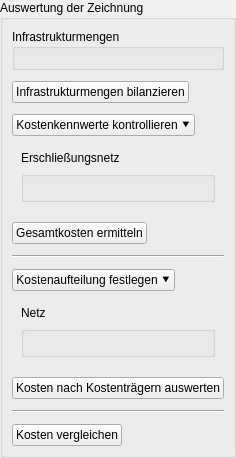
         <widget class="QgsCollapsibleGroupBox" name="evaluation_groupbox">
          <property name="title">
           <string>Auswertung der Zeichnung</string>
          </property>
          <property name="alignment">
           <set>Qt::AlignLeading|Qt::AlignLeft|Qt::AlignTop</set>
          </property>
          <property name="collapsed">
           <bool>true</bool>
          </property>
          <layout class="QVBoxLayout" name="verticalLayout_5">
           <property name="spacing">
            <number>6</number>
           </property>
           <property name="leftMargin">
            <number>9</number>
           </property>
           <property name="topMargin">
            <number>9</number>
           </property>
           <property name="rightMargin">
            <number>9</number>
           </property>
           <property name="bottomMargin">
            <number>9</number>
           </property>
           <item>
            <widget class="QGroupBox" name="mengen_params_group">
             <property name="title">
              <string>Infrastrukturmengen</string>
             </property>
             <layout class="QVBoxLayout" name="verticalLayout_7"/>
            </widget>
           </item>
           <item>
            <spacer name="verticalSpacer_7">
             <property name="orientation">
              <enum>Qt::Vertical</enum>
             </property>
             <property name="sizeType">
              <enum>QSizePolicy::Fixed</enum>
             </property>
             <property name="sizeHint" stdset="0">
              <size>
               <width>20</width>
               <height>5</height>
              </size>
             </property>
            </spacer>
           </item>
           <item>
            <widget class="QPushButton" name="infrastrukturmengen_button">
             <property name="sizePolicy">
              <sizepolicy hsizetype="Fixed" vsizetype="Fixed">
               <horstretch>0</horstretch>
               <verstretch>0</verstretch>
              </sizepolicy>
             </property>
             <property name="toolTip">
              <string>&lt;p&gt;&lt;span style=&quot; font-weight:600;&quot;&gt;Infrastrukturmengen bilanzieren&lt;/span&gt;&lt;/p&gt;&lt;p&gt;Länge der Erschließungsnetze sowie Gesamtkosten der punktuellen Maßnahmen aufsummieren und in zwei Diagrammen anzeigen lassen.&lt;/p&gt;</string>
             </property>
             <property name="text">
              <string>Infrastrukturmengen bilanzieren</string>
             </property>
             <property name="icon">
              <iconset>
               <normaloff>../images/iconset_mob/20190619_iconset_mob_calculate_values_1.png</normaloff>../images/iconset_mob/20190619_iconset_mob_calculate_values_1.png</iconset>
             </property>
            </widget>
           </item>
           <item>
            <spacer name="verticalSpacer_3">
             <property name="orientation">
              <enum>Qt::Vertical</enum>
             </property>
             <property name="sizeType">
              <enum>QSizePolicy::Fixed</enum>
             </property>
             <property name="sizeHint" stdset="0">
              <size>
               <width>20</width>
               <height>5</height>
              </size>
             </property>
            </spacer>
           </item>
           <item>
            <widget class="QPushButton" name="kostenkennwerte_button">
             <property name="sizePolicy">
              <sizepolicy hsizetype="Fixed" vsizetype="Fixed">
               <horstretch>0</horstretch>
               <verstretch>0</verstretch>
              </sizepolicy>
             </property>
             <property name="toolTip">
              <string>&lt;html&gt;&lt;head/&gt;&lt;body&gt;&lt;p&gt;&lt;span style=&quot; font-weight:600;&quot;&gt;Kostenkennwerte kontrollieren&lt;/span&gt;&lt;/p&gt;&lt;p&gt;Kostensätze pro laufendem Meter für die einzelnen Erschließungsnetze ansehen und bei Bedarf anpassen (nicht relevant für punktuelle Maßnahmen).&lt;/p&gt;&lt;/body&gt;&lt;/html&gt;</string>
             </property>
             <property name="layoutDirection">
              <enum>Qt::LeftToRight</enum>
             </property>
             <property name="text">
              <string>Kostenkennwerte kontrollieren ⯆</string>
             </property>
             <property name="icon">
              <iconset>
               <normaloff>../images/iconset_mob/20190619_iconset_mob_specify_2.png</normaloff>../images/iconset_mob/20190619_iconset_mob_specify_2.png</iconset>
             </property>
             <property name="checkable">
              <bool>true</bool>
             </property>
             <property name="flat">
              <bool>false</bool>
             </property>
            </widget>
           </item>
           <item>
            <widget class="QWidget" name="kostenkennwerte_widget" native="true">
             <property name="layoutDirection">
              <enum>Qt::LeftToRight</enum>
             </property>
             <layout class="QVBoxLayout" name="verticalLayout_11">
              <item>
               <widget class="QLabel" name="label_8">
                <property name="text">
                 <string>Erschließungsnetz</string>
                </property>
               </widget>
              </item>
              <item>
               <layout class="QGridLayout" name="kostenkennwerte_radio_grid"/>
              </item>
              <item>
               <widget class="QGroupBox" name="kostenkennwerte_params_group">
                <property name="title">
                 <string/>
                </property>
                <layout class="QVBoxLayout" name="verticalLayout_12"/>
               </widget>
              </item>
             </layout>
            </widget>
           </item>
           <item>
            <spacer name="verticalSpacer_5">
             <property name="orientation">
              <enum>Qt::Vertical</enum>
             </property>
             <property name="sizeType">
              <enum>QSizePolicy::Fixed</enum>
             </property>
             <property name="sizeHint" stdset="0">
              <size>
               <width>20</width>
               <height>5</height>
              </size>
             </property>
            </spacer>
           </item>
           <item>
            <widget class="QPushButton" name="gesamtkosten_button">
             <property name="sizePolicy">
              <sizepolicy hsizetype="Fixed" vsizetype="Fixed">
               <horstretch>0</horstretch>
               <verstretch>0</verstretch>
              </sizepolicy>
             </property>
             <property name="toolTip">
              <string>&lt;html&gt;&lt;head/&gt;&lt;body&gt;&lt;p&gt;&lt;span style=&quot; font-weight:600;&quot;&gt;Gesamtkosten ermitteln&lt;/span&gt;&lt;/p&gt;&lt;p&gt;Aus der Verknüpfung der Infrastrukturmengen (Netzabschnitte und punktuelle Maßnahmen) und der Kostenkennwerte die Gesamtkosten der Erschließung schätzen (noch ohne Aufteilung auf Kostenträger).&lt;/p&gt;&lt;/body&gt;&lt;/html&gt;</string>
             </property>
             <property name="text">
              <string>Gesamtkosten ermitteln</string>
             </property>
             <property name="icon">
              <iconset>
               <normaloff>../images/iconset_mob/20190619_iconset_mob_calculate_1.png</normaloff>../images/iconset_mob/20190619_iconset_mob_calculate_1.png</iconset>
             </property>
            </widget>
           </item>
           <item>
            <spacer name="verticalSpacer_9">
             <property name="orientation">
              <enum>Qt::Vertical</enum>
             </property>
             <property name="sizeType">
              <enum>QSizePolicy::Fixed</enum>
             </property>
             <property name="sizeHint" stdset="0">
              <size>
               <width>20</width>
               <height>5</height>
              </size>
             </property>
            </spacer>
           </item>
           <item>
            <widget class="Line" name="line">
             <property name="frameShadow">
              <enum>QFrame::Sunken</enum>
             </property>
             <property name="orientation">
              <enum>Qt::Horizontal</enum>
             </property>
            </widget>
           </item>
           <item>
            <spacer name="verticalSpacer_8">
             <property name="orientation">
              <enum>Qt::Vertical</enum>
             </property>
             <property name="sizeType">
              <enum>QSizePolicy::Fixed</enum>
             </property>
             <property name="sizeHint" stdset="0">
              <size>
               <width>20</width>
               <height>5</height>
              </size>
             </property>
            </spacer>
           </item>
           <item>
            <widget class="QPushButton" name="kostenaufteilung_button">
             <property name="sizePolicy">
              <sizepolicy hsizetype="Fixed" vsizetype="Fixed">
               <horstretch>0</horstretch>
               <verstretch>0</verstretch>
              </sizepolicy>
             </property>
             <property name="toolTip">
              <string>&lt;html&gt;&lt;head/&gt;&lt;body&gt;&lt;p&gt;&lt;span style=&quot; font-weight:600;&quot;&gt;Kostenaufteilung festlegen&lt;/span&gt;&lt;/p&gt;&lt;p&gt;Festlegen, welcher Kostenträger in welcher Kostenphase welchen Anteil der Kosten welches Erschließungsnetzes zu tragen hat.&lt;/p&gt;&lt;/body&gt;&lt;/html&gt;</string>
             </property>
             <property name="layoutDirection">
              <enum>Qt::LeftToRight</enum>
             </property>
             <property name="autoFillBackground">
              <bool>false</bool>
             </property>
             <property name="text">
              <string>Kostenaufteilung festlegen ⯆</string>
             </property>
             <property name="icon">
              <iconset>
               <normaloff>../images/iconset_mob/20190619_iconset_mob_specify_diagram_1.png</normaloff>../images/iconset_mob/20190619_iconset_mob_specify_diagram_1.png</iconset>
             </property>
             <property name="checkable">
              <bool>true</bool>
             </property>
             <property name="flat">
              <bool>false</bool>
             </property>
            </widget>
           </item>
           <item>
            <widget class="QWidget" name="kostenaufteilung_widget" native="true">
             <layout class="QVBoxLayout" name="verticalLayout_3">
              <item>
               <widget class="QLabel" name="label_6">
                <property name="text">
                 <string>Netz</string>
                </property>
               </widget>
              </item>
              <item>
               <layout class="QGridLayout" name="kostenaufteilung_radio_grid"/>
              </item>
              <item>
               <widget class="QGroupBox" name="kostenaufteilung_params_group">
                <property name="title">
                 <string/>
                </property>
                <layout class="QVBoxLayout" name="verticalLayout_4"/>
               </widget>
              </item>
             </layout>
            </widget>
           </item>
           <item>
            <spacer name="verticalSpacer_6">
             <property name="orientation">
              <enum>Qt::Vertical</enum>
             </property>
             <property name="sizeType">
              <enum>QSizePolicy::Fixed</enum>
             </property>
             <property name="sizeHint" stdset="0">
              <size>
               <width>20</width>
               <height>5</height>
              </size>
             </property>
            </spacer>
           </item>
           <item>
            <widget class="QPushButton" name="kostentraeger_button">
             <property name="sizePolicy">
              <sizepolicy hsizetype="Fixed" vsizetype="Fixed">
               <horstretch>0</horstretch>
               <verstretch>0</verstretch>
              </sizepolicy>
             </property>
             <property name="toolTip">
              <string>&lt;html&gt;&lt;head/&gt;&lt;body&gt;&lt;p&gt;&lt;span style=&quot; font-weight:600;&quot;&gt;Kosten nach Kostenträgern auswerten&lt;/span&gt;&lt;/p&gt;&lt;p&gt;Auswerten, welcher Kostenträger welchen Anteil der zuvor abgeschätzten Gesamtkosten der zusätzlichen Erschließungselemente zu tragen hat.&lt;/p&gt;&lt;/body&gt;&lt;/html&gt;</string>
             </property>
             <property name="text">
              <string>Kosten nach Kostenträgern auswerten</string>
             </property>
             <property name="icon">
              <iconset>
               <normaloff>../images/iconset_mob/20190619_iconset_mob_calculate_diagram_1.png</normaloff>../images/iconset_mob/20190619_iconset_mob_calculate_diagram_1.png</iconset>
             </property>
            </widget>
           </item>
           <item>
            <spacer name="verticalSpacer_10">
             <property name="orientation">
              <enum>Qt::Vertical</enum>
             </property>
             <property name="sizeType">
              <enum>QSizePolicy::Fixed</enum>
             </property>
             <property name="sizeHint" stdset="0">
              <size>
               <width>20</width>
               <height>5</height>
              </size>
             </property>
            </spacer>
           </item>
           <item>
            <widget class="Line" name="line_3">
             <property name="frameShadow">
              <enum>QFrame::Sunken</enum>
             </property>
             <property name="orientation">
              <enum>Qt::Horizontal</enum>
             </property>
            </widget>
           </item>
           <item>
            <spacer name="verticalSpacer">
             <property name="orientation">
              <enum>Qt::Vertical</enum>
             </property>
             <property name="sizeType">
              <enum>QSizePolicy::Fixed</enum>
             </property>
             <property name="sizeHint" stdset="0">
              <size>
               <width>20</width>
               <height>5</height>
              </size>
             </property>
            </spacer>
           </item>
           <item>
            <widget class="QPushButton" name="kostenvergleich_button">
             <property name="sizePolicy">
              <sizepolicy hsizetype="Fixed" vsizetype="Fixed">
               <horstretch>0</horstretch>
               <verstretch>0</verstretch>
              </sizepolicy>
             </property>
             <property name="toolTip">
              <string>&lt;html&gt;&lt;head/&gt;&lt;body&gt;&lt;p&gt;&lt;span style=&quot; font-weight:600;&quot;&gt;Kosten pro WE bzw. AP vergleichen&lt;/span&gt;&lt;/p&gt;&lt;p&gt;Die ermittelten Erschließungskosten pro Wohneinheit bzw. Arbeitsplatz bundesweiten Vergleichswerten gegenüberstellen. &lt;br&gt;(Nur verfügbar, wenn alle Teilflächen die Nutzung “Wohnen” oder alle Teilflächen die Nutzung “Gewerbe” haben.)&lt;/p&gt;&lt;/body&gt;&lt;/html&gt;</string>
             </property>
             <property name="text">
              <string>Kosten vergleichen</string>
             </property>
             <property name="icon">
              <iconset>
               <normaloff>../images/iconset_mob/20190619_iconset_mob_statistics_1.png</normaloff>../images/iconset_mob/20190619_iconset_mob_statistics_1.png</iconset>
             </property>
            </widget>
           </item>
          </layout>
         </widget>
